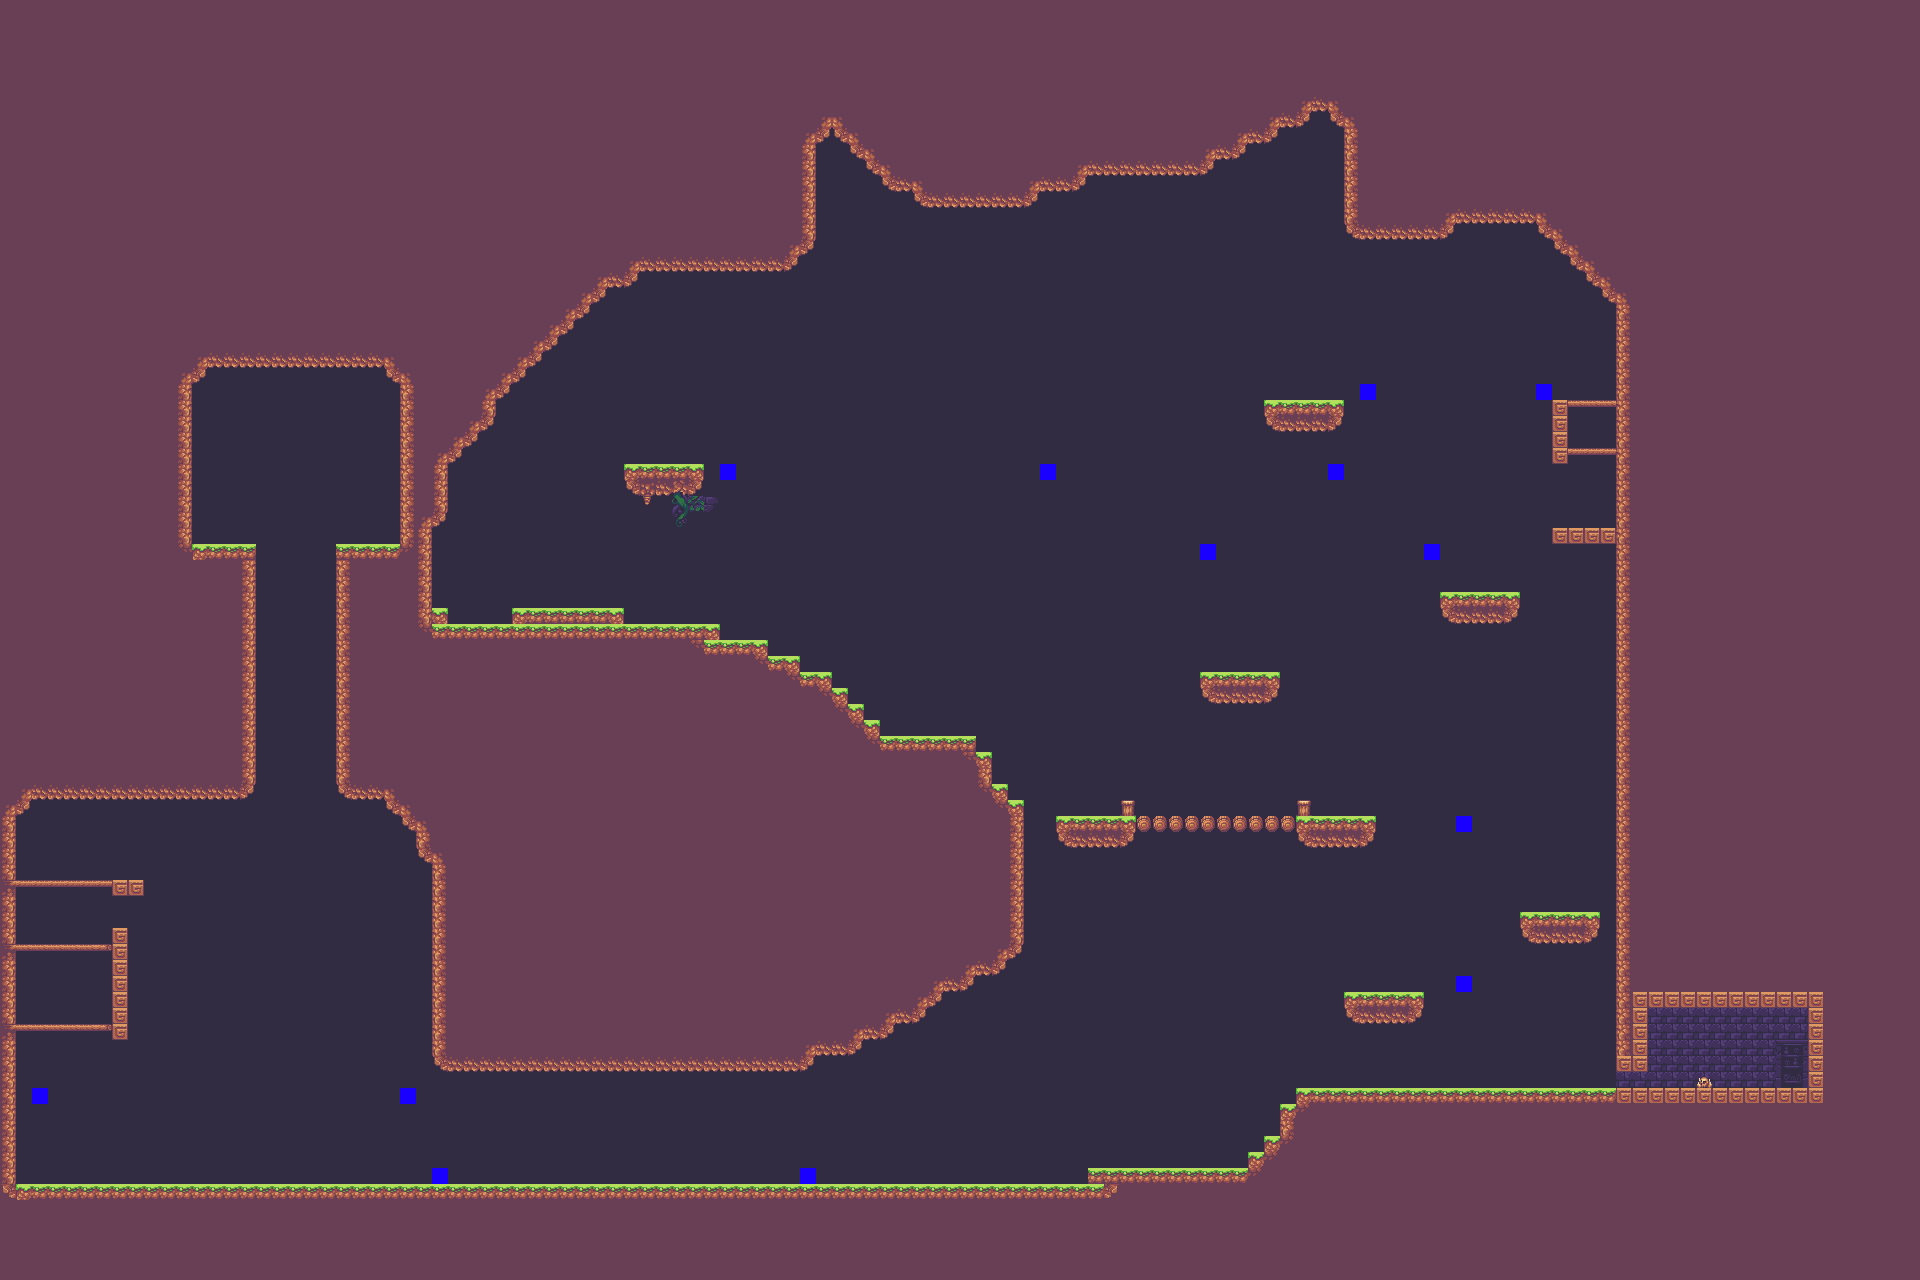

A 2D game scene composited from a Tiled map and its tileset images. What follows is a short description and the map's XML, with each tile layer's data collapsed to a summary:
An orthogonal 120x80 tile map with 16x16 px tiles, 4 tile layers (BackgroundDecorator, Collision, HiddenCollision, ForegroundDecorator), 3 tilesets and 131 objects (87x Gem, 13x ToggleTile_1, 8x MovingPlatform, 5x ToggleTile_0, 3x FrogEnemy, ...).

<map version="1.2" tiledversion="1.2.4" orientation="orthogonal" renderorder="right-down" width="120" height="80" tilewidth="16" tileheight="16" infinite="0" nextlayerid="30" nextobjectid="686">
 <tileset firstgid="1" name="props" tilewidth="16" tileheight="16" tilecount="364" columns="26">
  <image source="../tilesets/environment/props.png" width="416" height="224" />
  <tile id="317">
   <properties>
    <property name="collides" type="bool" value="true" />
   </properties>
  </tile>
  <tile id="321">
   <properties>
    <property name="collide_dmg" type="bool" value="true" />
   </properties>
  </tile>
 </tileset>
 <tileset firstgid="365" name="widgets" tilewidth="16" tileheight="16" tilecount="8" columns="8">
  <image source="../tilesets/widgets/widgets.png" width="128" height="16" />
  <tile id="0">
   <properties>
    <property name="widget" type="bool" value="true" />
   </properties>
  </tile>
  <tile id="1">
   <properties>
    <property name="collides" type="bool" value="true" />
    <property name="widget" type="bool" value="true" />
   </properties>
  </tile>
  <tile id="2">
   <properties>
    <property name="widget" type="bool" value="true" />
   </properties>
  </tile>
  <tile id="4">
   <properties>
    <property name="widget" type="bool" value="true" />
   </properties>
  </tile>
  <tile id="5">
   <properties>
    <property name="widget" type="bool" value="true" />
   </properties>
  </tile>
  <tile id="6">
   <properties>
    <property name="widget" type="bool" value="true" />
   </properties>
  </tile>
  <tile id="7">
   <properties>
    <property name="widget" type="bool" value="true" />
   </properties>
  </tile>
 </tileset>
 <tileset firstgid="373" name="tileset" tilewidth="16" tileheight="16" tilecount="585" columns="15">
  <image source="../tilesets/environment/tileset-extruded.png" width="240" height="624" />
  <tile id="16">
   <properties>
    <property name="collides" type="bool" value="true" />
   </properties>
  </tile>
  <tile id="18">
   <properties>
    <property name="collides" type="bool" value="true" />
   </properties>
  </tile>
  <tile id="20">
   <properties>
    <property name="collides" type="bool" value="true" />
   </properties>
  </tile>
  <tile id="22">
   <properties>
    <property name="collides" type="bool" value="true" />
   </properties>
  </tile>
  <tile id="24">
   <properties>
    <property name="collide_top_only" type="bool" value="true" />
    <property name="collides" type="bool" value="true" />
   </properties>
  </tile>
  <tile id="26">
   <properties>
    <property name="collide_top_only" type="bool" value="true" />
    <property name="collides" type="bool" value="true" />
   </properties>
  </tile>
  <tile id="28">
   <properties>
    <property name="collides" type="bool" value="true" />
   </properties>
  </tile>
  <tile id="110">
   <properties>
    <property name="collides" type="bool" value="true" />
   </properties>
  </tile>
  <tile id="114">
   <properties>
    <property name="collides" type="bool" value="true" />
   </properties>
  </tile>
  <tile id="116">
   <properties>
    <property name="collides" type="bool" value="true" />
   </properties>
  </tile>
  <tile id="118">
   <properties>
    <property name="collide_top_only" type="bool" value="true" />
    <property name="collides" type="bool" value="true" />
   </properties>
  </tile>
  <tile id="136">
   <properties>
    <property name="collide_top_only" type="bool" value="true" />
    <property name="collides" type="bool" value="true" />
   </properties>
  </tile>
  <tile id="138">
   <properties>
    <property name="collides" type="bool" value="true" />
   </properties>
  </tile>
  <tile id="148">
   <properties>
    <property name="collides" type="bool" value="true" />
   </properties>
  </tile>
  <tile id="166">
   <properties>
    <property name="collides" type="bool" value="true" />
   </properties>
  </tile>
  <tile id="168">
   <properties>
    <property name="collides" type="bool" value="true" />
   </properties>
  </tile>
  <tile id="170">
   <properties>
    <property name="collides" type="bool" value="true" />
   </properties>
  </tile>
  <tile id="172">
   <properties>
    <property name="collide_top_only" type="bool" value="true" />
    <property name="collides" type="bool" value="true" />
   </properties>
  </tile>
  <tile id="174">
   <properties>
    <property name="collide_top_only" type="bool" value="true" />
    <property name="collides" type="bool" value="true" />
   </properties>
  </tile>
  <tile id="228">
   <properties>
    <property name="collides" type="bool" value="true" />
   </properties>
  </tile>
  <tile id="230">
   <properties>
    <property name="collides" type="bool" value="true" />
   </properties>
  </tile>
  <tile id="232">
   <properties>
    <property name="collides" type="bool" value="true" />
   </properties>
  </tile>
  <tile id="268">
   <properties>
    <property name="collides" type="bool" value="true" />
   </properties>
  </tile>
  <tile id="290">
   <properties>
    <property name="collides" type="bool" value="true" />
   </properties>
  </tile>
  <tile id="292">
   <properties>
    <property name="collides" type="bool" value="true" />
   </properties>
  </tile>
  <tile id="294">
   <properties>
    <property name="collides" type="bool" value="true" />
   </properties>
  </tile>
  <tile id="326">
   <properties>
    <property name="collides" type="bool" value="false" />
   </properties>
  </tile>
  <tile id="328">
   <properties>
    <property name="collides" type="bool" value="false" />
   </properties>
  </tile>
  <tile id="346">
   <properties>
    <property name="collides" type="bool" value="true" />
   </properties>
  </tile>
  <tile id="476">
   <properties>
    <property name="collides" type="bool" value="true" />
   </properties>
  </tile>
  <tile id="560">
   <properties>
    <property name="collides" type="bool" value="true" />
   </properties>
  </tile>
 </tileset>
 <layer id="26" name="BackgroundDecorator" width="120" height="80" locked="1">
  <data>[9600 cells, 9600 non-empty, 11 distinct tile ids]</data>
 </layer>
 <layer id="27" name="Collision" width="120" height="80">
  <data>[9600 cells, 730 non-empty, 31 distinct tile ids]</data>
 </layer>
 <layer id="28" name="HiddenCollision" width="120" height="80" locked="1" opacity="0">
  <data>[9600 cells, 493 non-empty, 1 distinct tile ids]</data>
 </layer>
 <layer id="29" name="ForegroundDecorator" width="120" height="80" locked="1" opacity="0.95">
  <data>[9600 cells, 3 non-empty, 2 distinct tile ids]</data>
 </layer>
 <objectgroup id="5" name="Objects" locked="1">
  <object id="1" name="Spawn Point" x="288" y="448">
   <point />
  </object>
  <object id="229" name="TutorialText" x="-73" y="-266" width="301.167" height="44.1667">
   <text wrap="1" color="#ffffff" halign="center">Moving platforms like this one can be used to move throughout the level. </text>
  </object>
  <object id="479" name="ExtraLife" x="32" y="-48" width="16" height="16" />
  <object id="513" name="MovingPlatform" x="240" y="1088" width="16" height="16" />
  <object id="514" name="MovingPlatform" x="208" y="1088" width="16" height="16" />
  <object id="554" name="Gem" x="368" y="400" width="16" height="16" />
  <object id="558" name="ToggleTile_1" x="624" y="448" width="16" height="16" />
  <object id="559" name="ToggleTile_1" x="688" y="448" width="16" height="16" />
  <object id="560" name="ToggleTile_1" x="688" y="400" width="16" height="16" />
  <object id="561" name="ToggleTile_1" x="688" y="416" width="16" height="16" />
  <object id="562" name="ToggleTile_1" x="688" y="432" width="16" height="16" />
  <object id="563" name="ToggleTile_1" x="624" y="416" width="16" height="16" />
  <object id="564" name="ToggleTile_1" x="624" y="432" width="16" height="16" />
  </objectgroup>
</map>
<!-- 118 of 131 objects omitted -->
